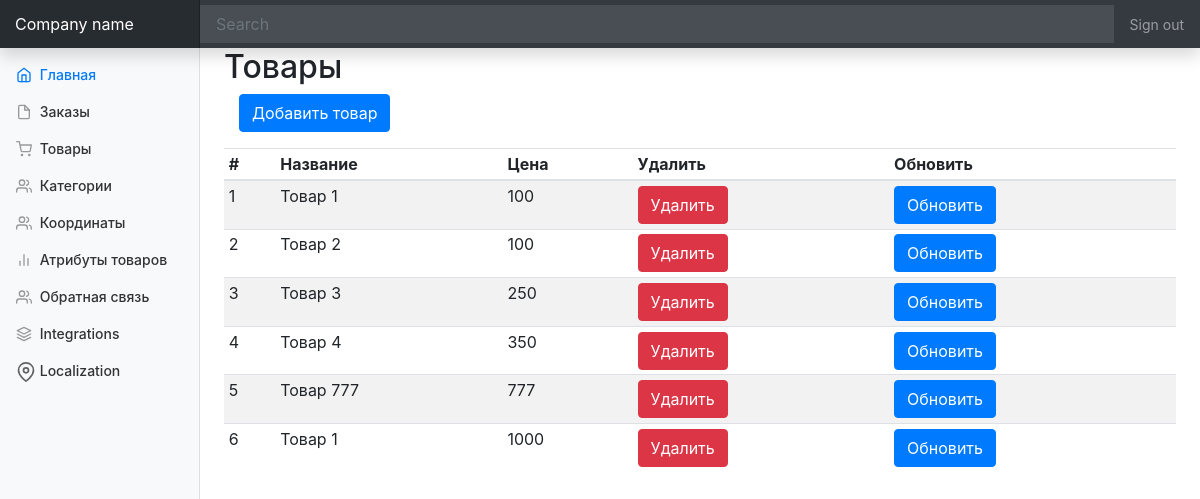
The page /?ctrl=Product&act=productsList on the database its author committed.
### tables this page shows
CREATE TABLE IF NOT EXISTS `products` (
  `productID` int(11) NOT NULL AUTO_INCREMENT,
  `productTitle` varchar(70) NOT NULL,
  `productDescription` varchar(500) NOT NULL,
  `productPrice` double NOT NULL,
  PRIMARY KEY (`productID`)
);

### controllers/panel/MainController.php (called while the page is built, shortened)
<?php
class MainController extends BaseController {
    public function start(  ){
        $controller = $this->request->getGetValue('ctrl');
        $action = $this->request->getGetValue('act');
        $controllerClass = "controllers\\panel\\{$controller}Controller";
        if(class_exists($controllerClass)){
            $controllerInstance = new $controllerClass();
        }
        if(method_exists($controllerClass, "{$action}Action")){
            $viewToInclude = $controllerInstance->{"{$action}Action"}();
        }
        else{
            $controller = "Home";
            $action = "index";
            $controllerClass = "controllers\\panel\\{$controller}Controller";
            $controllerInstance = new $controllerClass();
            $viewToInclude = $controllerInstance->{"{$action}Action"}();
        }
        $this->view = $controllerInstance->view;
        include_once "views/Default/header.php";
        include_once "views/$controller/$viewToInclude.php";
    }
}

### index.php (called while the page is built, shortened)
<?php
$app = new MainController();
$app->start();

### controllers/panel/BaseController.php (called while the page is built, shortened)
<?php
class BaseController{
    public function __construct(){
        $this->view = new View();
    }
}

### utils/View.php (called while the page is built, shortened)
<?php
class View{
    private $storage = [];
    public function __get($name){
        if(isset($this->storage[$name])){
            return $this->storage[$name];
        }
        return null;
    }
    public function __set($name, $value){
        $this->storage[$name] = $value;
    }
}

### models/Product.php (called while the page is built, shortened)
<?php
class Product{
    public static function getProductsList( $limit = 10, $offset = 0 ){
        $stm = MySQL::$db->prepare("SELECT * FROM products LIMIT $offset,$limit");
        $stm->execute();
        $products = $stm->fetchAll(\PDO::FETCH_OBJ);
        return $products;
    }
}

### controllers/panel/ProductController.php (called while the page is built, shortened)
<?php
class ProductController extends BaseController {
    public function productsListAction(  ){
        $this->view->products = Product::getProductsList();
        return 'products-list';
    }
}

### views/Product/products-list.php (the view, shortened to what this page needs)
<main role="main" class="col-md-9 ml-sm-auto col-lg-10 px-4">
    <h2>Товары</h2>
    <form class="col-12">
        <div class="form-group">
            <a href="index.php?ctrl=Product&act=addProduct" class="btn btn-primary">Добавить товар</a>
        </div>
    </form>
    <div class="table-responsive">
        <table class="table table-striped table-sm">
            <thead>
            <tr>
                <th>#</th>
                <th>Название</th>
                <th>Цена</th>
                <th>Удалить</th>
                <th>Обновить</th>
            </tr>
            </thead>
            <tbody>
            <?php foreach ( $this->view->products as $product) { ?>
                <tr data-product-id="<?= $product->productID ?>">
                    <td><?= $product->productID ?></td>
                    <td><?= $product->productTitle ?></td>
                    <td><?= $product->productPrice ?></td>
                    <td><button data-product-id="<?= $product->productID ?>" class="btn btn-danger" >Удалить</button></td>
                    <td><a class="btn btn-primary" href="?ctrl=Product&act=updateProduct">Обновить</a></td>
                </tr>
            <?php } ?>
            </tbody>
        </table>
    </div>
</main>
</div>
</div>

### assets/css/styles.css (style rules this page uses)
body { font-size: .875rem; }
[role="main"] { padding-top: 48px; }

### rows shown on the page
products: productID "1", productTitle "Товар 1", productPrice "100"
products: productID "2", productTitle "Товар 2", productPrice "100"
products: productID "3", productTitle "Товар 3", productPrice "250"
products: productID "4", productTitle "Товар 4", productPrice "350"
products: productID "5", productTitle "Товар 777", productPrice "777"
products: productID "6", productTitle "Товар 1", productPrice "1000"
